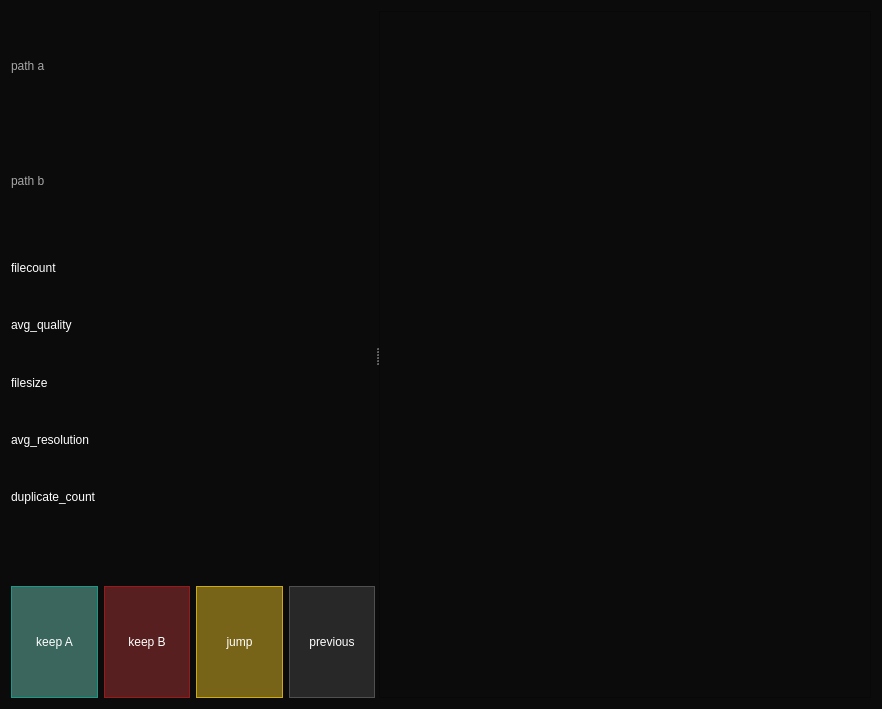
<?xml version="1.0" encoding="UTF-8"?>
<ui version="4.0">
 <class>FolderCompareWidget</class>
 <widget class="QWidget" name="FolderCompareWidget">
  <property name="geometry">
   <rect>
    <x>0</x>
    <y>0</y>
    <width>882</width>
    <height>709</height>
   </rect>
  </property>
  <property name="windowTitle">
   <string>Form</string>
  </property>
  <property name="styleSheet">
   <string notr="true">QWidget{
	background-color: rgb(11, 11, 11);
	color:white;
}
</string>
  </property>
  <layout class="QVBoxLayout" name="verticalLayout_4">
   <item>
    <widget class="QSplitter" name="splitter">
     <property name="font">
      <font>
      </font>
     </property>
     <property name="orientation">
      <enum>Qt::Orientation::Horizontal</enum>
     </property>
     <widget class="QWidget" name="layoutWidget">
      <property name="font">
       <font>
       </font>
      </property>
      <layout class="QVBoxLayout" name="verticalLayout_3" stretch="2,3,1">
       <item>
        <layout class="QVBoxLayout" name="verticalLayout">
         <item>
          <widget class="QLabel" name="lb_folder_a_path">
           <property name="font">
            <font>
            </font>
           </property>
           <property name="styleSheet">
            <string notr="true">QLabel {
    color: rgb(167, 167, 167);
}

QLabel:hover {
    color: rgb(0, 255, 0);
    text-decoration: underline;
}</string>
           </property>
           <property name="text">
            <string>path a</string>
           </property>
           <property name="wordWrap">
            <bool>true</bool>
           </property>
           <property name="textInteractionFlags">
            <set>Qt::TextInteractionFlag::LinksAccessibleByMouse|Qt::TextInteractionFlag::TextSelectableByKeyboard|Qt::TextInteractionFlag::TextSelectableByMouse</set>
           </property>
          </widget>
         </item>
         <item>
          <widget class="QLabel" name="lb_folder_b_path">
           <property name="font">
            <font>
            </font>
           </property>
           <property name="styleSheet">
            <string notr="true">QLabel {
    color: rgb(167, 167, 167);
}

QLabel:hover {
    color: rgb(0, 255, 0);
    text-decoration: underline;
}</string>
           </property>
           <property name="text">
            <string>path b</string>
           </property>
           <property name="wordWrap">
            <bool>true</bool>
           </property>
           <property name="textInteractionFlags">
            <set>Qt::TextInteractionFlag::LinksAccessibleByMouse|Qt::TextInteractionFlag::TextSelectableByKeyboard|Qt::TextInteractionFlag::TextSelectableByMouse</set>
           </property>
          </widget>
         </item>
        </layout>
       </item>
       <item>
        <layout class="QVBoxLayout" name="verticalLayout_2">
         <item>
          <widget class="QLabel" name="lb_filecount">
           <property name="font">
            <font>
             <bold>false</bold>
            </font>
           </property>
           <property name="text">
            <string>filecount</string>
           </property>
          </widget>
         </item>
         <item>
          <widget class="QLabel" name="lb_avg_quality">
           <property name="font">
            <font>
             <bold>false</bold>
            </font>
           </property>
           <property name="text">
            <string>avg_quality</string>
           </property>
          </widget>
         </item>
         <item>
          <widget class="QLabel" name="lb_avg_filesize">
           <property name="font">
            <font>
             <bold>false</bold>
            </font>
           </property>
           <property name="text">
            <string>filesize</string>
           </property>
          </widget>
         </item>
         <item>
          <widget class="QLabel" name="lb_avg_resolution">
           <property name="font">
            <font>
             <bold>false</bold>
            </font>
           </property>
           <property name="text">
            <string>avg_resolution</string>
           </property>
          </widget>
         </item>
         <item>
          <widget class="QLabel" name="lb_duplicate_count">
           <property name="font">
            <font>
             <bold>false</bold>
            </font>
           </property>
           <property name="text">
            <string>duplicate_count</string>
           </property>
          </widget>
         </item>
         <item>
          <widget class="QLabel" name="lb_note">
           <property name="font">
            <font>
             <pointsize>8</pointsize>
             <bold>false</bold>
            </font>
           </property>
           <property name="styleSheet">
            <string notr="true">QLabel {
    color: rgb(150, 150, 150);
}</string>
           </property>
           <property name="text">
            <string/>
           </property>
           <property name="wordWrap">
            <bool>true</bool>
           </property>
          </widget>
         </item>
        </layout>
       </item>
       <item>
        <layout class="QHBoxLayout" name="horizontalLayout">
         <item>
          <widget class="QPushButton" name="btn_keep_a">
           <property name="sizePolicy">
            <sizepolicy hsizetype="Preferred" vsizetype="Preferred">
             <horstretch>0</horstretch>
             <verstretch>0</verstretch>
            </sizepolicy>
           </property>
           <property name="font">
            <font>
             <pointsize>9</pointsize>
            </font>
           </property>
           <property name="styleSheet">
            <string notr="true">QPushButton{
	color:white;
	background-color: rgb(59, 102, 93);
	border:1px solid rgb(26, 153, 132);
	padding: 2px 2px;
}
QPushButton:hover{
	background-color: rgb(85, 170, 127);
	border-color: qlineargradient(spread:pad, x1:0, y1:0, x2:1, y2:1, stop:0 rgba(0, 170, 0, 255), stop:1 rgba(165, 255, 69, 255));
}</string>
           </property>
           <property name="text">
            <string>keep A</string>
           </property>
          </widget>
         </item>
         <item>
          <widget class="QPushButton" name="btn_keep_b">
           <property name="sizePolicy">
            <sizepolicy hsizetype="Preferred" vsizetype="Preferred">
             <horstretch>0</horstretch>
             <verstretch>0</verstretch>
            </sizepolicy>
           </property>
           <property name="font">
            <font>
             <pointsize>9</pointsize>
            </font>
           </property>
           <property name="styleSheet">
            <string notr="true">QPushButton{
    color:white;
    background-color: rgb(87, 31, 31);
    border:1px solid rgb(153, 26, 26);
	padding: 2px 2px;
}

QPushButton:hover{
    background-color: rgb(164, 36, 36);
    border-color: red;
}</string>
           </property>
           <property name="text">
            <string>keep B</string>
           </property>
          </widget>
         </item>
         <item>
          <widget class="QPushButton" name="btn_jump">
           <property name="sizePolicy">
            <sizepolicy hsizetype="Preferred" vsizetype="Preferred">
             <horstretch>0</horstretch>
             <verstretch>0</verstretch>
            </sizepolicy>
           </property>
           <property name="font">
            <font>
             <pointsize>9</pointsize>
            </font>
           </property>
           <property name="styleSheet">
            <string notr="true">QPushButton{
    color: white;
    background-color: rgb(120, 100, 25);
    border: 1px solid rgb(204, 170, 26);
    padding: 2px 2px;
}

QPushButton:hover{
    background-color: rgb(204, 170, 36);
    border-color: rgb(255, 215, 0);
}</string>
           </property>
           <property name="text">
            <string>jump</string>
           </property>
          </widget>
         </item>
         <item>
          <widget class="QPushButton" name="btn_previous">
           <property name="sizePolicy">
            <sizepolicy hsizetype="Minimum" vsizetype="Preferred">
             <horstretch>0</horstretch>
             <verstretch>0</verstretch>
            </sizepolicy>
           </property>
           <property name="font">
            <font>
             <pointsize>9</pointsize>
            </font>
           </property>
           <property name="styleSheet">
            <string notr="true">QPushButton{
    color: white;
    background-color: rgb(40, 40, 40);
    border: 1px solid rgb(80, 80, 80);
    padding: 2px 2px;
}

QPushButton:hover{
    background-color: rgb(70, 70, 70);
    border-color: rgb(130, 130, 130);
}</string>
           </property>
           <property name="text">
            <string>previous</string>
           </property>
          </widget>
         </item>
        </layout>
       </item>
      </layout>
     </widget>
     <widget class="QListView" name="listView">
      <property name="font">
       <font>
       </font>
      </property>
     </widget>
    </widget>
   </item>
  </layout>
 </widget>
 <resources/>
 <connections/>
</ui>
